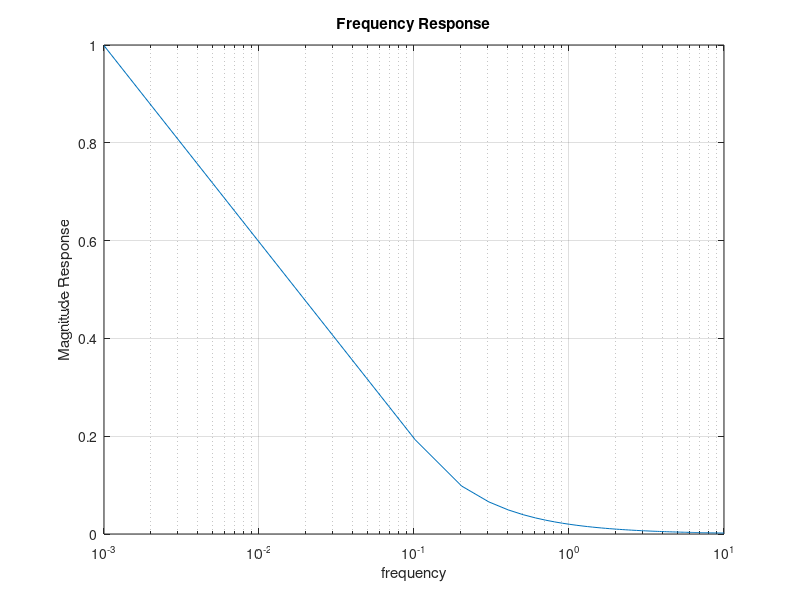
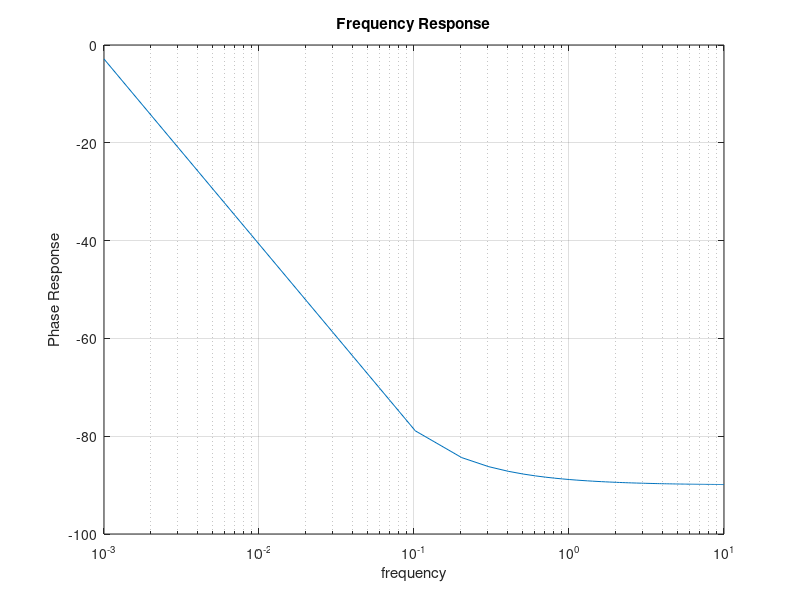

The MATLAB source for these figures, in order:
% Emmanuel S Akosah     ENGS22
% HW 6, ques 4d

R = 10;
C = 5;
w = linspace(0.001,10);
Response = (1+ j*w*R*C) .^(-1);
Magnitude= abs(Response);                  %response
Phase = angle(Response);
Phase = Phase * (180/pi);                  %express phase in degrees


%Plotting
figure(1)
semilogx(w,Magnitude);
title('Frequency Response')
xlabel('frequency')
ylabel('Magnitude Response')
grid on

figure(2)
semilogx(w,Phase);
title('Frequency Response')
xlabel('frequency')
ylabel('Phase Response')
grid on
